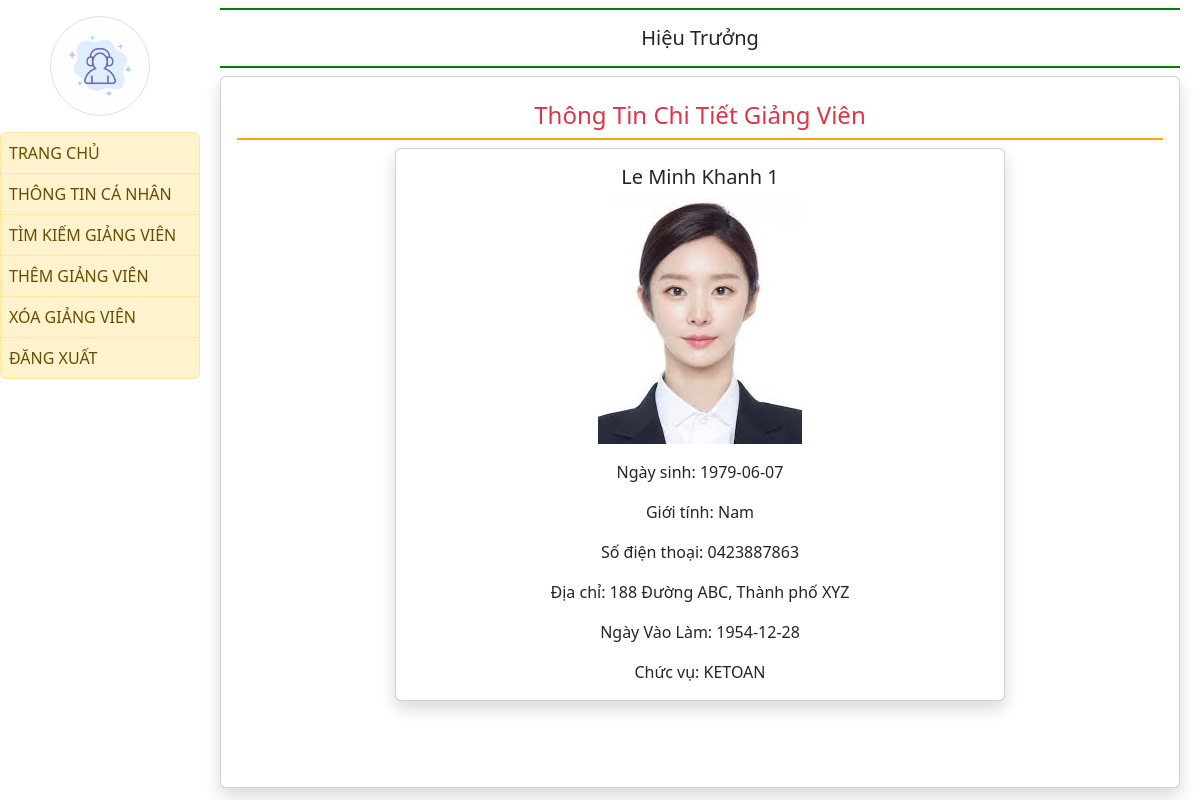
Before: /hieutruong_view/3/ with the older database file.
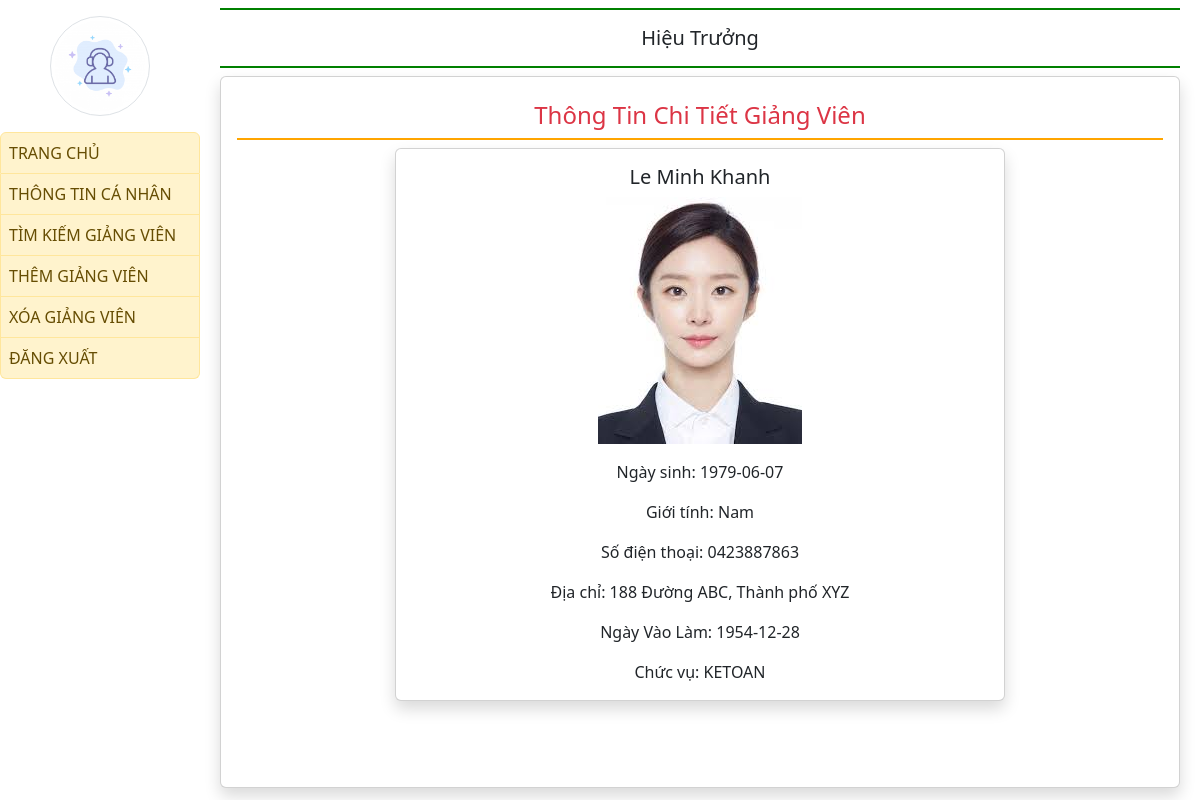
After: the same page with the newer database file.
### quanlyluong/models.py (models this page shows)
class GIANGVIEN(models.Model):
    MAGIANGVIEN = models.CharField(max_length= 8, primary_key=True, unique=True)
    MATD = models.ForeignKey(TRINHDO, on_delete=models.CASCADE) #Mã trình độ
    HOTEN = models.CharField(max_length=50)
    NGAYSINH = models.CharField(max_length=10)
    GIOITINH = models.BooleanField()
    SODIENTHOAI = models.CharField(max_length=10)
    DIACHI = models.CharField(max_length=100)
    MABAC = models.ForeignKey(CAPBAC, on_delete=models.CASCADE) #Mã bậc
    NGAYVAOLAM = models.CharField(max_length=10)
    CHUCVU = models.CharField(max_length=50)
    MANGACH = models.ForeignKey(NGACH, on_delete=models.CASCADE)
    SOTIETDAY = models.IntegerField()

### quanlyluong/views.py (the view)
# urls.py: path('hieutruong_view/<int:magiangvien>/',
def hieutruong_view(request, magiangvien):
    giangvien = get_object_or_404(GIANGVIEN, MAGIANGVIEN=magiangvien)
    return render(request, 'login/hieutruong_view.html', {'giang_vien': giangvien})

### quanlyluong/templates/login/hieutruong_view.html
{% extends 'login/hieutruong_base.html' %}
{% load static %}
{% block main %}
    <h4 class="text-danger p-2" style="border-bottom: 2px solid orange; text-align: center;">Thông Tin Chi Tiết Giảng Viên</h4>
    <div class="row justify-content-center">
        <div class="col-md-8 mb-4">
            <div class="card shadow">
                <div class="card-body text-center">
                    <h5 class="card-title">{{ giang_vien.HOTEN }}</h5>
                    <img src="{% static 'app/images/ketoan.jpg' %}" alt="Avatar" class="img-fluid mb-3">
                    <p class="card-text">Ngày sinh: {{ giang_vien.NGAYSINH }}</p>
                    <p class="card-text">Giới tính: {% if giang_vien.GIOITINH %} Nam {% else %} Nữ {% endif %}</p>
                    <p class="card-text">Số điện thoại: {{ giang_vien.SODIENTHOAI }}</p>
                    <p class="card-text">Địa chỉ: {{ giang_vien.DIACHI }}</p>
                    <p class="card-text">Ngày Vào Làm: {{ giang_vien.NGAYVAOLAM }}</p>
                    <p class="card-text">Chức vụ: {{ giang_vien.CHUCVU }}</p>
                </div>
            </div>
        </div>
    </div>
{% endblock %}

Changed rows visible on the page:
changed GIANGVIEN "188 Đường ABC, Thành phố XYZ": HOTEN "Le Minh Khanh 1" → "Le Minh Khanh"
